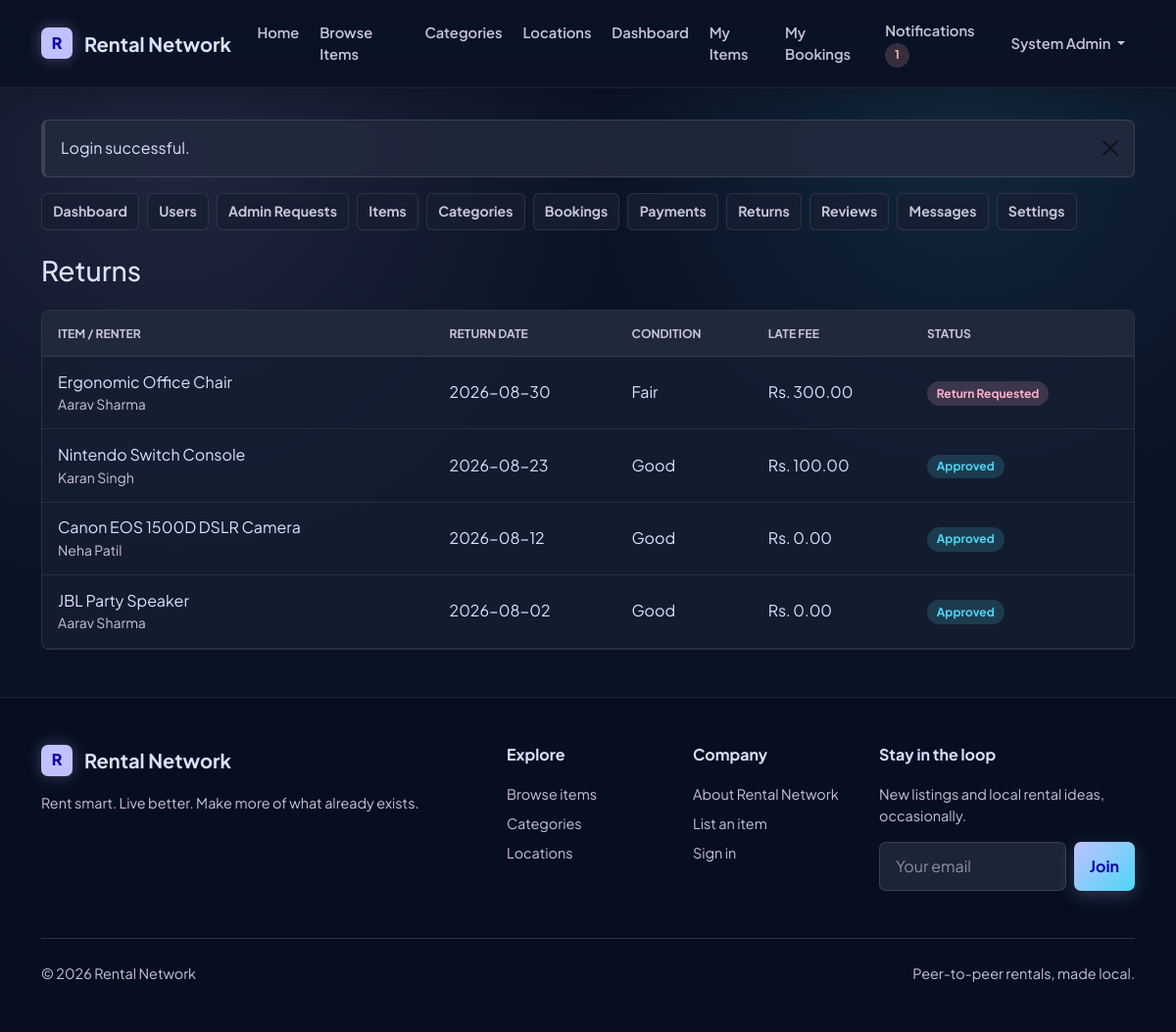
The app's page /admin/returns.php (signed in) with its own data.
### tables this page shows
CREATE TABLE users (
  user_id INT UNSIGNED AUTO_INCREMENT PRIMARY KEY,
  name VARCHAR(100) NOT NULL,
  email VARCHAR(150) NOT NULL UNIQUE,
  phone VARCHAR(20) NOT NULL,
  password VARCHAR(255) NOT NULL,
  address VARCHAR(255) NOT NULL,
  location_address VARCHAR(255) DEFAULT NULL,
  city VARCHAR(80) NOT NULL,
  state VARCHAR(80) NOT NULL,
  pincode VARCHAR(10) NOT NULL,
  latitude DECIMAL(10,7) DEFAULT NULL,
  longitude DECIMAL(10,7) DEFAULT NULL,
  profile_image VARCHAR(255) DEFAULT NULL,
  role ENUM('User', 'Admin') NOT NULL DEFAULT 'User',
  status ENUM('Active', 'Blocked') NOT NULL DEFAULT 'Active',
  reset_token VARCHAR(255) DEFAULT NULL,
  reset_expires DATETIME DEFAULT NULL,
  created_at TIMESTAMP NOT NULL DEFAULT CURRENT_TIMESTAMP,
  updated_at TIMESTAMP NOT NULL DEFAULT CURRENT_TIMESTAMP ON UPDATE CURRENT_TIMESTAMP,
  INDEX idx_users_role_status (role, status),
  INDEX idx_users_location (city, state, pincode),
  INDEX idx_users_coordinates (latitude, longitude)
);

CREATE TABLE `returns` (
  return_id INT UNSIGNED AUTO_INCREMENT PRIMARY KEY,
  booking_id INT UNSIGNED NOT NULL UNIQUE,
  item_id INT UNSIGNED NOT NULL,
  renter_id INT UNSIGNED NOT NULL,
  return_date DATE NOT NULL,
  return_condition ENUM('Good', 'Fair', 'Damaged', 'Lost') NOT NULL DEFAULT 'Good',
  damage_description TEXT DEFAULT NULL,
  late_days INT UNSIGNED NOT NULL DEFAULT 0,
  late_fee DECIMAL(10,2) NOT NULL DEFAULT 0.00,
  return_status ENUM('Not Returned', 'Return Requested', 'Returned', 'Approved', 'Disputed') NOT NULL DEFAULT 'Not Returned',
  created_at TIMESTAMP NOT NULL DEFAULT CURRENT_TIMESTAMP,
  updated_at TIMESTAMP NOT NULL DEFAULT CURRENT_TIMESTAMP ON UPDATE CURRENT_TIMESTAMP,
  CONSTRAINT fk_returns_booking
    FOREIGN KEY (booking_id) REFERENCES bookings(booking_id)
    ON UPDATE CASCADE ON DELETE CASCADE,
  CONSTRAINT fk_returns_item
    FOREIGN KEY (item_id) REFERENCES items(item_id)
    ON UPDATE CASCADE ON DELETE RESTRICT,
  CONSTRAINT fk_returns_renter
    FOREIGN KEY (renter_id) REFERENCES users(user_id)
    ON UPDATE CASCADE ON DELETE RESTRICT,
  INDEX idx_returns_status (return_status),
  INDEX idx_returns_item (item_id),
  INDEX idx_returns_renter (renter_id)
);

CREATE TABLE items (
  item_id INT UNSIGNED AUTO_INCREMENT PRIMARY KEY,
  owner_id INT UNSIGNED NOT NULL,
  category_id INT UNSIGNED NOT NULL,
  item_name VARCHAR(150) NOT NULL,
  description TEXT NOT NULL,
  brand VARCHAR(100) DEFAULT NULL,
  model VARCHAR(100) DEFAULT NULL,
  item_condition ENUM('New', 'Like New', 'Good', 'Fair') NOT NULL DEFAULT 'Good',
  rental_price DECIMAL(10,2) NOT NULL,
  rental_unit ENUM('Daily', 'Hourly', 'Both') NOT NULL DEFAULT 'Daily',
  hourly_price DECIMAL(10,2) DEFAULT NULL,
  security_deposit DECIMAL(10,2) NOT NULL DEFAULT 0.00,
  image VARCHAR(255) DEFAULT NULL,
  quantity INT UNSIGNED NOT NULL DEFAULT 1,
  location VARCHAR(150) NOT NULL,
  location_address VARCHAR(255) DEFAULT NULL,
  city VARCHAR(80) NOT NULL,
  state VARCHAR(80) NOT NULL,
  pincode VARCHAR(10) NOT NULL,
  latitude DECIMAL(10,7) DEFAULT NULL,
  longitude DECIMAL(10,7) DEFAULT NULL,
  status ENUM('Available', 'Unavailable', 'Rented', 'Maintenance') NOT NULL DEFAULT 'Available',
  is_approved TINYINT(1) NOT NULL DEFAULT 1,
  created_at TIMESTAMP NOT NULL DEFAULT CURRENT_TIMESTAMP,
  updated_at TIMESTAMP NOT NULL DEFAULT CURRENT_TIMESTAMP ON UPDATE CURRENT_TIMESTAMP,
  CONSTRAINT fk_items_owner
    FOREIGN KEY (owner_id) REFERENCES users(user_id)
    ON UPDATE CASCADE ON DELETE RESTRICT,
  CONSTRAINT fk_items_category
    FOREIGN KEY (category_id) REFERENCES categories(category_id)
    ON UPDATE CASCADE ON DELETE RESTRICT,
  INDEX idx_items_search (item_name, brand, city),
  INDEX idx_items_category_status (category_id, status),
  INDEX idx_items_price (rental_price),
  INDEX idx_items_rental_unit (rental_unit),
  INDEX idx_items_owner (owner_id),
  INDEX idx_items_coordinates (latitude, longitude)
);

### admin/returns.php (the view)
<?php
require_once __DIR__ . '/../includes/db.php'; require_admin(); $page_title='Manage Returns'; $returns=$pdo->query("SELECT r.*,i.item_name,u.name AS renter_name FROM `returns` r INNER JOIN items i ON i.item_id=r.item_id INNER JOIN users u ON u.user_id=r.renter_id ORDER BY r.created_at DESC")->fetchAll(); require_once __DIR__ . '/../includes/header.php'; require __DIR__ . '/_nav.php';
?>
<h1 class="h3 mb-4">Returns</h1><div class="card shadow-sm"><div class="table-responsive"><table class="table table-hover mb-0"><thead class="table-light"><tr><th class="ps-3">Item / Renter</th><th>Return Date</th><th>Condition</th><th>Late Fee</th><th class="pe-3">Status</th></tr></thead><tbody><?php foreach($returns as $return): ?><tr><td class="ps-3"><?php echo e($return['item_name']); ?><div class="small text-muted"><?php echo e($return['renter_name']); ?></div></td><td><?php echo e($return['return_date']); ?></td><td><?php echo e($return['return_condition']); ?></td><td><?php echo e(format_money($return['late_fee'])); ?></td><td class="pe-3"><span class="badge text-bg-<?php echo e(status_badge_class($return['return_status'])); ?>"><?php echo e($return['return_status']); ?></span></td></tr><?php endforeach; ?></tbody></table></div></div><?php require_once __DIR__ . '/../includes/footer.php'; ?>

### includes/navbar.php (shortened to what this page needs)
<?php
require_once __DIR__ . '/db.php';
$navUser = null;
$unreadCount = 0;
if (is_logged_in()) {
    try {
        $navUser = current_user($pdo);
        if ($navUser) {
            $unreadCount = unread_notification_count($pdo, (int) $navUser['user_id']);
        }
    } catch (Throwable $exception) {
        $navUser = null;
        $unreadCount = 0;
    }
}
?>
<nav class="navbar navbar-expand-lg navbar-light site-navbar sticky-top">
    <div class="container">
        <a class="navbar-brand brand-lockup" href="<?php echo e(base_url('index.php')); ?>">
            <span class="brand-mark" aria-hidden="true">R</span>
            <span>Rental Network</span>
        </a>
        <div class="collapse navbar-collapse" id="mainNavbar">
            <ul class="navbar-nav me-auto mb-2 mb-lg-0">
                <li class="nav-item">
                    <a class="nav-link" href="<?php echo e(base_url('index.php')); ?>">Home</a>
                </li>
                <li class="nav-item">
                    <a class="nav-link" href="<?php echo e(base_url('items/browse_items.php')); ?>">Browse Items</a>
                </li>
                <li class="nav-item">
                    <a class="nav-link" href="<?php echo e(base_url('categories/categories.php')); ?>">Categories</a>
                </li>
                <li class="nav-item">
                    <a class="nav-link" href="<?php echo e(base_url('items/locations.php')); ?>">Locations</a>
                </li>
                <?php if (is_logged_in()) : ?>
                    <li class="nav-item">
                        <a class="nav-link" href="<?php echo e(base_url('dashboard.php')); ?>">Dashboard</a>
                    </li>
                    <li class="nav-item">
                        <a class="nav-link" href="<?php echo e(base_url('items/my_items.php')); ?>">My Items</a>
                    </li>
                    <li class="nav-item">
                        <a class="nav-link" href="<?php echo e(base_url('booking/my_bookings.php')); ?>">My Bookings</a>
                    </li>
                <?php endif; ?>
            </ul>
            <ul class="navbar-nav ms-auto mb-2 mb-lg-0 align-items-lg-center">
                <?php if (is_logged_in() && $navUser) : ?>
                    <li class="nav-item">
                        <a class="nav-link" href="<?php echo e(base_url('notifications/notifications.php')); ?>">
                            Notifications
                            <?php if ($unreadCount > 0) : ?>
                                <span class="badge rounded-pill text-bg-danger"><?php echo e($unreadCount); ?></span>
                            <?php endif; ?>
                        </a>
                    </li>
                    <li class="nav-item dropdown">
                        <a class="nav-link dropdown-toggle" href="#" role="button" data-bs-toggle="dropdown" aria-expanded="false">
                            <?php echo e($navUser['name']); ?>
                        </a>
                    </li>
                <?php endif; ?>
            </ul>
        </div>
    </div>
</nav>

### records on screen
users: user_id "1", name "System Admin"
returns: item.item_name "Ergonomic Office Chair", renter.name "Aarav Sharma", return_date "2026-08-30", return_condition "Fair", late_fee "Rs. 300.00", return_status "Return Requested"
returns: item.item_name "Nintendo Switch Console", renter.name "Karan Singh", return_date "2026-08-23", return_condition "Good", late_fee "Rs. 100.00", return_status "Approved"
returns: item.item_name "Canon EOS 1500D DSLR Camera", renter.name "Neha Patil", return_date "2026-08-12", return_condition "Good", late_fee "Rs. 0.00", return_status "Approved"
returns: item.item_name "JBL Party Speaker", renter.name "Aarav Sharma", return_date "2026-08-02", return_condition "Good", late_fee "Rs. 0.00", return_status "Approved"

### other values on screen
$flash['message'] "Login successful."
